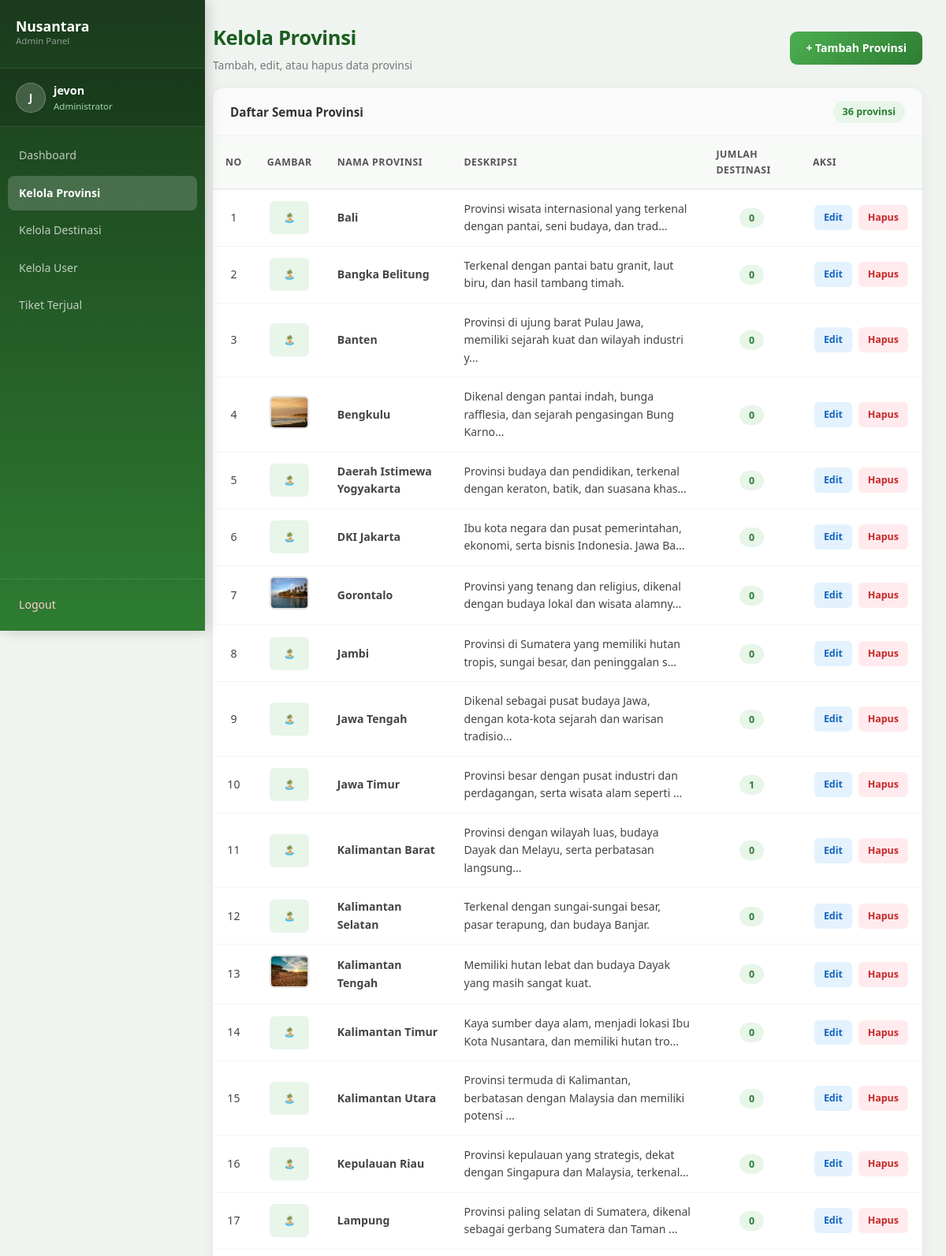
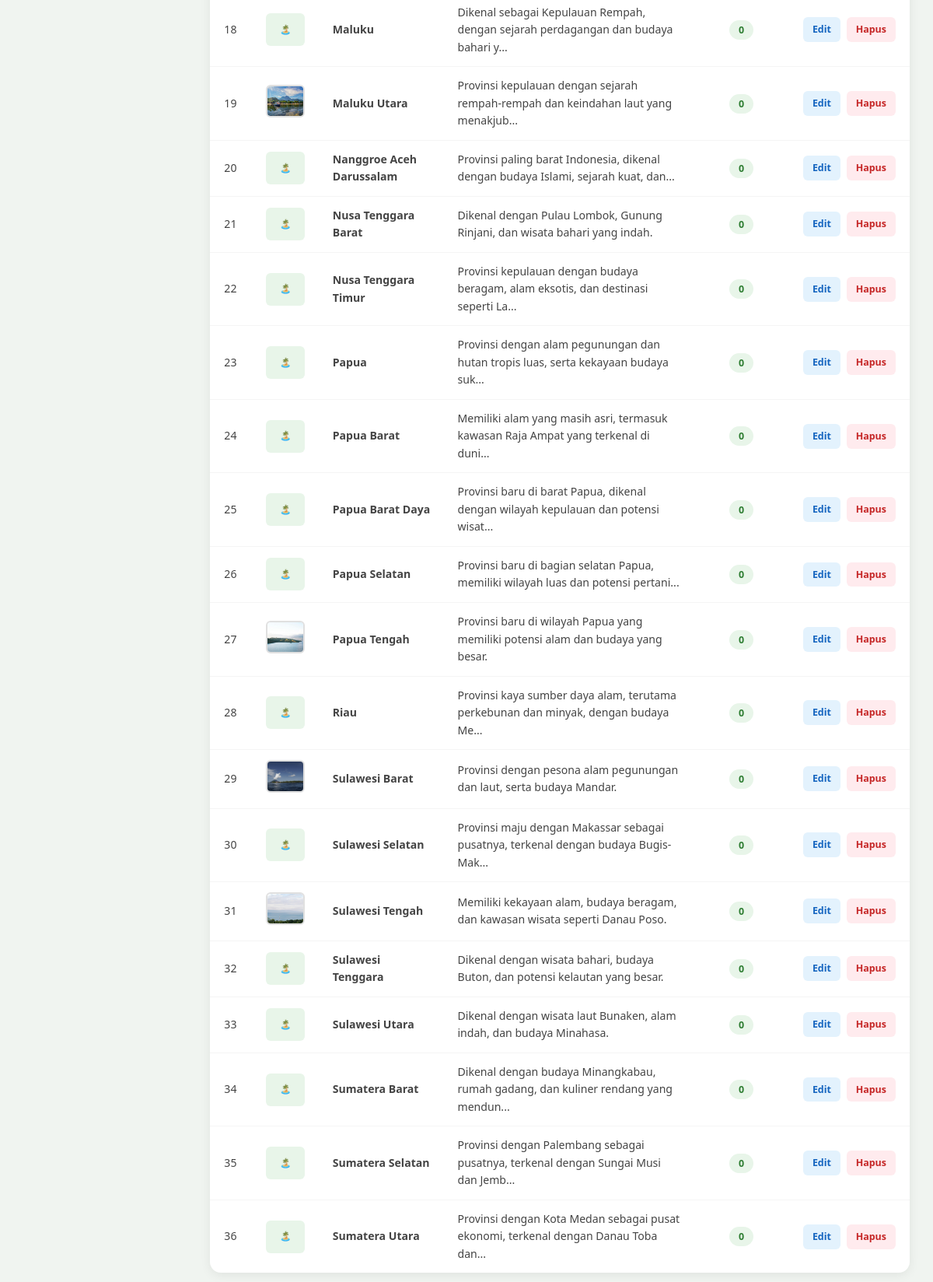
Screenshot of /admin/provinsi.php (signed in) with the database file from the repository (2 pictures, top to bottom).
### tables this page shows
CREATE TABLE `provinsi` (
  `id` int(11) NOT NULL,
  `nama_provinsi` varchar(100) NOT NULL,
  `pulau` varchar(100) DEFAULT NULL,
  `ibu_kota` varchar(100) DEFAULT NULL,
  `populasi` varchar(50) DEFAULT NULL,
  `deskripsi` text DEFAULT NULL,
  `gambar` varchar(255) DEFAULT NULL,
  `highlight` varchar(255) DEFAULT NULL,
  `created_at` timestamp NOT NULL DEFAULT current_timestamp()
);

### admin/provinsi.php (the view, shortened to what this page needs)
<?php
require_once '../koneksi.php';
$q = mysqli_query($koneksi, "SELECT p.*, COUNT(d.id) as jumlah_destinasi
    FROM provinsi p
    LEFT JOIN destinasi d ON p.id = d.provinsi_id
    GROUP BY p.id
    ORDER BY p.nama_provinsi ASC");
?>
<!DOCTYPE html>
<html lang="id">
<head>
    <link rel="stylesheet" href="assets/css/admin.css">
</head>
<body class="admin-body">
    <?php require_once '_sidebar.php'; ?>
    <div class="page-header">
        <div>
            <h1 class="page-title">Kelola Provinsi</h1>
            <p class="page-sub">Tambah, edit, atau hapus data provinsi</p>
        </div>
        <a href="provinsi_tambah.php" class="btn-primary">+ Tambah Provinsi</a>
    </div>
    <div class="admin-card">
        <div class="card-header">
            <h3>Daftar Semua Provinsi</h3>
            <span class="badge-count"><?= mysqli_num_rows($q) ?> provinsi</span>
        </div>
        <table class="admin-table">
            <thead>
                <tr>
                    <th width="50">No</th>
                    <th width="80">Gambar</th>
                    <th>Nama Provinsi</th>
                    <th>Deskripsi</th>
                    <th>Jumlah Destinasi</th>
                    <th width="140">Aksi</th>
                </tr>
            </thead>
            <tbody>
                <?php if ($q && mysqli_num_rows($q) > 0): ?>
                    <?php $no = 1; while ($row = mysqli_fetch_assoc($q)): ?>
                        <tr>
                            <td class="text-center"><?= $no++ ?></td>
                            <td class="text-center">
                                <?php if (!empty($row['gambar']) && file_exists('../uploads/' . $row['gambar'])): ?>
                                    <img src="../uploads/<?= htmlspecialchars($row['gambar']) ?>" class="thumb-img" alt="<?= htmlspecialchars($row['nama_provinsi']) ?>">
                                <?php else: ?>
                                    <div class="thumb-placeholder">🏝️</div>
                                <?php endif; ?>
                            </td>
                            <td><strong><?= htmlspecialchars($row['nama_provinsi']) ?></strong></td>
                            <td><?= htmlspecialchars(substr($row['deskripsi'] ?? '', 0, 80)) ?><?= strlen($row['deskripsi'] ?? '') > 80 ? '...' : '' ?></td>
                            <td class="text-center"><span class="badge-count"><?= $row['jumlah_destinasi'] ?></span></td>
                            <td class="aksi-col">
                                <a href="provinsi_edit.php?id=<?= $row['id'] ?>" class="btn-sm btn-blue">Edit</a>
                                <a href="provinsi.php?hapus=<?= $row['id'] ?>" class="btn-sm btn-red" onclick="return confirm('Yakin hapus provinsi "<?= htmlspecialchars($row['nama_provinsi'], ENT_QUOTES) ?>"?')">Hapus</a>
                            </td>
                        </tr>
                    <?php endwhile; ?>
                <?php else: ?>
                    <tr><td colspan="6" class="empty-row">Belum ada provinsi. <a href="provinsi_tambah.php">Tambah provinsi pertama!</a></td></tr>
                <?php endif; ?>
            </tbody>
        </table>
    </div>
    </main>
    </div>
</body>
</html>

### admin/assets/css/admin.css (style rules this page uses)
*, *::before, *::after { box-sizing: border-box; margin: 0; padding: 0; }
body { font-family: 'Segoe UI', Tahoma, Geneva, Verdana, sans-serif; line-height: 1.6; }
.admin-body { background: #f0f4f0; min-height: 100vh; }
.page-header { display: flex; justify-content: space-between; align-items: center; margin-bottom: 18px; flex-wrap: wrap; gap: 12px; }
.page-title { font-size: 1.6rem; color: #1b5e20; font-weight: 800; margin-bottom: 3px; letter-spacing: -0.4px; }
.page-sub { color: #777; font-size: 0.87rem; }
.admin-card { background: white; border-radius: 14px; box-shadow: 0 3px 14px rgba(0,0,0,0.07); overflow: hidden; margin-bottom: 22px; }
.card-header { display: flex; justify-content: space-between; align-items: center; padding: 16px 22px; border-bottom: 1px solid #f0f0f0; background: #fafafa; }
.card-header h3 { font-size: 0.95rem; color: #333; font-weight: 700; }
.badge-count { background: #e8f5e9; color: #2e7d32; padding: 4px 12px; border-radius: 20px; font-size: 0.78rem; font-weight: 600; }
.admin-table { width: 100%; border-collapse: collapse; font-size: 0.88rem; }
.admin-table thead tr { background: #f8faf8; }
.admin-table th { padding: 13px 16px; text-align: left; font-weight: 700; color: #555; font-size: 0.77rem; text-transform: uppercase; letter-spacing: 0.5px; border-bottom: 2px solid #eee; }
.admin-table td { padding: 13px 16px; border-bottom: 1px solid #f5f5f5; color: #444; vertical-align: middle; }
.admin-table tbody tr:last-child td { border-bottom: none; }
.text-center { text-align: center; }
.thumb-img { width: 50px; height: 42px; object-fit: cover; border-radius: 6px; border: 2px solid #e0e0e0; }
.thumb-placeholder { width: 50px; height: 42px; display: flex; align-items: center; justify-content: center; background: #e8f5e9; border-radius: 6px; margin: 0 auto; font-size: 0.72rem; color: #4CAF50; font-weight: 600; }
.btn-sm { display: inline-block; padding: 6px 12px; border-radius: 6px; font-size: 0.78rem; font-weight: 600; cursor: pointer; transition: transform 0.15s, opacity 0.15s; margin: 2px; white-space: nowrap; text-decoration: none; border: none; }
.btn-blue { background: #e3f2fd; color: #1565c0; }
.btn-red { background: #ffebee; color: #c62828; }
.btn-primary { background: linear-gradient(135deg, #4CAF50, #2e7d32); color: white; padding: 10px 20px; border-radius: 9px; font-weight: 700; font-size: 0.88rem; transition: transform 0.2s, box-shadow 0.2s; text-decoration: none; display: inline-block; border: none; cursor: pointer; }
.aksi-col { white-space: nowrap; }

### rows the page displays
provinsi: nama_provinsi "Bali", deskripsi "Provinsi wisata internasional yang terkenal dengan pantai, seni budaya, dan trad", jumlah_destinasi "0"
provinsi: nama_provinsi "Bangka Belitung", deskripsi "Terkenal dengan pantai batu granit, laut biru, dan hasil tambang timah.", jumlah_destinasi "0"
provinsi: nama_provinsi "Banten", deskripsi "Provinsi di ujung barat Pulau Jawa, memiliki sejarah kuat dan wilayah industri y", jumlah_destinasi "0"
provinsi: gambar (picture), nama_provinsi "Bengkulu", deskripsi "Dikenal dengan pantai indah, bunga rafflesia, dan sejarah pengasingan Bung Karno", jumlah_destinasi "0"
provinsi: nama_provinsi "Daerah Istimewa Yogyakarta", deskripsi "Provinsi budaya dan pendidikan, terkenal dengan keraton, batik, dan suasana khas", jumlah_destinasi "0"
provinsi: nama_provinsi "DKI Jakarta", deskripsi "Ibu kota negara dan pusat pemerintahan, ekonomi, serta bisnis Indonesia. Jawa Ba", jumlah_destinasi "0"
provinsi: gambar (picture), nama_provinsi "Gorontalo", deskripsi "Provinsi yang tenang dan religius, dikenal dengan budaya lokal dan wisata alamny", jumlah_destinasi "0"
provinsi: nama_provinsi "Jambi", deskripsi "Provinsi di Sumatera yang memiliki hutan tropis, sungai besar, dan peninggalan s", jumlah_destinasi "0"
provinsi: nama_provinsi "Jawa Tengah", deskripsi "Dikenal sebagai pusat budaya Jawa, dengan kota-kota sejarah dan warisan tradisio", jumlah_destinasi "0"
provinsi: nama_provinsi "Jawa Timur", deskripsi "Provinsi besar dengan pusat industri dan perdagangan, serta wisata alam seperti", jumlah_destinasi "1"
provinsi: nama_provinsi "Kalimantan Barat", deskripsi "Provinsi dengan wilayah luas, budaya Dayak dan Melayu, serta perbatasan langsung", jumlah_destinasi "0"
provinsi: nama_provinsi "Kalimantan Selatan", deskripsi "Terkenal dengan sungai-sungai besar, pasar terapung, dan budaya Banjar.", jumlah_destinasi "0"
provinsi: gambar (picture), nama_provinsi "Kalimantan Tengah", deskripsi "Memiliki hutan lebat dan budaya Dayak yang masih sangat kuat.", jumlah_destinasi "0"
provinsi: nama_provinsi "Kalimantan Timur", deskripsi "Kaya sumber daya alam, menjadi lokasi Ibu Kota Nusantara, dan memiliki hutan tro", jumlah_destinasi "0"
provinsi: nama_provinsi "Kalimantan Utara", deskripsi "Provinsi termuda di Kalimantan, berbatasan dengan Malaysia dan memiliki potensi", jumlah_destinasi "0"
provinsi: nama_provinsi "Kepulauan Riau", deskripsi "Provinsi kepulauan yang strategis, dekat dengan Singapura dan Malaysia, terkenal", jumlah_destinasi "0"
provinsi: nama_provinsi "Lampung", deskripsi "Provinsi paling selatan di Sumatera, dikenal sebagai gerbang Sumatera dan Taman", jumlah_destinasi "0"
provinsi: nama_provinsi "Maluku", deskripsi "Dikenal sebagai Kepulauan Rempah, dengan sejarah perdagangan dan budaya bahari y", jumlah_destinasi "0"
provinsi: gambar (picture), nama_provinsi "Maluku Utara", deskripsi "Provinsi kepulauan dengan sejarah rempah-rempah dan keindahan laut yang menakjub", jumlah_destinasi "0"
provinsi: nama_provinsi "Nanggroe Aceh Darussalam", deskripsi "Provinsi paling barat Indonesia, dikenal dengan budaya Islami, sejarah kuat, dan", jumlah_destinasi "0"
provinsi: nama_provinsi "Nusa Tenggara Barat", deskripsi "Dikenal dengan Pulau Lombok, Gunung Rinjani, dan wisata bahari yang indah.", jumlah_destinasi "0"
provinsi: nama_provinsi "Nusa Tenggara Timur", deskripsi "Provinsi kepulauan dengan budaya beragam, alam eksotis, dan destinasi seperti La", jumlah_destinasi "0"
provinsi: nama_provinsi "Papua", deskripsi "Provinsi dengan alam pegunungan dan hutan tropis luas, serta kekayaan budaya suk", jumlah_destinasi "0"
provinsi: nama_provinsi "Papua Barat", deskripsi "Memiliki alam yang masih asri, termasuk kawasan Raja Ampat yang terkenal di duni", jumlah_destinasi "0"
provinsi: nama_provinsi "Papua Barat Daya", deskripsi "Provinsi baru di barat Papua, dikenal dengan wilayah kepulauan dan potensi wisat", jumlah_destinasi "0"
provinsi: nama_provinsi "Papua Selatan", deskripsi "Provinsi baru di bagian selatan Papua, memiliki wilayah luas dan potensi pertani", jumlah_destinasi "0"
provinsi: gambar (picture), nama_provinsi "Papua Tengah", deskripsi "Provinsi baru di wilayah Papua yang memiliki potensi alam dan budaya yang besar.", jumlah_destinasi "0"
provinsi: nama_provinsi "Riau", deskripsi "Provinsi kaya sumber daya alam, terutama perkebunan dan minyak, dengan budaya Me", jumlah_destinasi "0"
provinsi: gambar (picture), nama_provinsi "Sulawesi Barat", deskripsi "Provinsi dengan pesona alam pegunungan dan laut, serta budaya Mandar.", jumlah_destinasi "0"
provinsi: nama_provinsi "Sulawesi Selatan", deskripsi "Provinsi maju dengan Makassar sebagai pusatnya, terkenal dengan budaya Bugis-Mak", jumlah_destinasi "0"
provinsi: gambar (picture), nama_provinsi "Sulawesi Tengah", deskripsi "Memiliki kekayaan alam, budaya beragam, dan kawasan wisata seperti Danau Poso.", jumlah_destinasi "0"
provinsi: nama_provinsi "Sulawesi Tenggara", deskripsi "Dikenal dengan wisata bahari, budaya Buton, dan potensi kelautan yang besar.", jumlah_destinasi "0"
provinsi: nama_provinsi "Sulawesi Utara", deskripsi "Dikenal dengan wisata laut Bunaken, alam indah, dan budaya Minahasa.", jumlah_destinasi "0"
provinsi: nama_provinsi "Sumatera Barat", deskripsi "Dikenal dengan budaya Minangkabau, rumah gadang, dan kuliner rendang yang mendun", jumlah_destinasi "0"
provinsi: nama_provinsi "Sumatera Selatan", deskripsi "Provinsi dengan Palembang sebagai pusatnya, terkenal dengan Sungai Musi dan Jemb", jumlah_destinasi "0"
provinsi: nama_provinsi "Sumatera Utara", deskripsi "Provinsi dengan Kota Medan sebagai pusat ekonomi, terkenal dengan Danau Toba dan", jumlah_destinasi "0"

### other values shown
substr($_SESSION['admin_username'], 0, 1) "J"
$_SESSION['admin_username'] "jevon"
mysqli_num_rows($q) "36"
